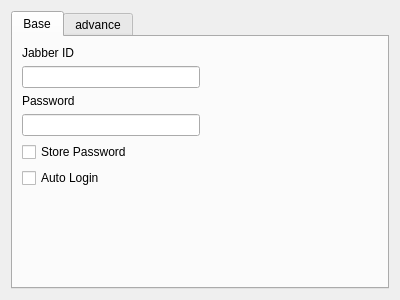
<?xml version="1.0" encoding="UTF-8"?>
<ui version="4.0">
 <class>AccountConfigWidget</class>
 <widget class="QWidget" name="AccountConfigWidget">
  <property name="geometry">
   <rect>
    <x>0</x>
    <y>0</y>
    <width>400</width>
    <height>300</height>
   </rect>
  </property>
  <property name="sizePolicy">
   <sizepolicy hsizetype="Expanding" vsizetype="Expanding">
    <horstretch>0</horstretch>
    <verstretch>0</verstretch>
   </sizepolicy>
  </property>
  <property name="minimumSize">
   <size>
    <width>400</width>
    <height>300</height>
   </size>
  </property>
  <property name="windowTitle">
   <string>Form</string>
  </property>
  <layout class="QVBoxLayout" name="verticalLayout">
   <item>
    <widget class="QTabWidget" name="tabWidget">
     <property name="currentIndex">
      <number>0</number>
     </property>
     <widget class="QWidget" name="baseTab">
      <attribute name="title">
       <string>Base</string>
      </attribute>
      <layout class="QVBoxLayout" name="verticalLayout_2">
       <item>
        <layout class="QHBoxLayout" name="horizontalLayout">
         <item>
          <layout class="QGridLayout" name="gridLayout">
           <item row="0" column="0">
            <widget class="QLabel" name="jidLabel">
             <property name="text">
              <string>Jabber ID</string>
             </property>
            </widget>
           </item>
           <item row="1" column="0">
            <widget class="QLineEdit" name="jidLineEdit"/>
           </item>
           <item row="2" column="0">
            <widget class="QLabel" name="passwordLabel">
             <property name="text">
              <string>Password</string>
             </property>
            </widget>
           </item>
           <item row="3" column="0">
            <widget class="QLineEdit" name="passwordLineEdit">
             <property name="echoMode">
              <enum>QLineEdit::Password</enum>
             </property>
            </widget>
           </item>
           <item row="4" column="0">
            <widget class="QCheckBox" name="storePasswordCheckBox">
             <property name="text">
              <string>Store Password</string>
             </property>
            </widget>
           </item>
           <item row="5" column="0">
            <widget class="QCheckBox" name="autoLoginCheckBox">
             <property name="text">
              <string>Auto Login</string>
             </property>
            </widget>
           </item>
          </layout>
         </item>
         <item>
          <spacer name="horizontalSpacer">
           <property name="orientation">
            <enum>Qt::Horizontal</enum>
           </property>
           <property name="sizeHint" stdset="0">
            <size>
             <width>40</width>
             <height>20</height>
            </size>
           </property>
          </spacer>
         </item>
        </layout>
       </item>
       <item>
        <spacer name="verticalSpacer">
         <property name="orientation">
          <enum>Qt::Vertical</enum>
         </property>
         <property name="sizeHint" stdset="0">
          <size>
           <width>20</width>
           <height>82</height>
          </size>
         </property>
        </spacer>
       </item>
      </layout>
     </widget>
     <widget class="QWidget" name="advanceTab">
      <attribute name="title">
       <string>advance</string>
      </attribute>
      <layout class="QVBoxLayout" name="verticalLayout_3">
       <item>
        <layout class="QHBoxLayout" name="horizontalLayout_2">
         <item>
          <layout class="QGridLayout" name="gridLayout_2">
           <item row="0" column="0" colspan="2">
            <widget class="QCheckBox" name="advanceCheckBox">
             <property name="text">
              <string>Edit Advance Setting</string>
             </property>
            </widget>
           </item>
           <item row="1" column="0">
            <widget class="QLabel" name="hostLabel">
             <property name="text">
              <string>Host</string>
             </property>
            </widget>
           </item>
           <item row="2" column="0" colspan="2">
            <widget class="QLineEdit" name="hostLineEdit">
             <property name="enabled">
              <bool>false</bool>
             </property>
            </widget>
           </item>
           <item row="3" column="0">
            <widget class="QLabel" name="portLlabel">
             <property name="text">
              <string>Port</string>
             </property>
            </widget>
           </item>
           <item row="4" column="0">
            <widget class="QSpinBox" name="portSpinBox">
             <property name="enabled">
              <bool>false</bool>
             </property>
             <property name="sizePolicy">
              <sizepolicy hsizetype="Minimum" vsizetype="Fixed">
               <horstretch>0</horstretch>
               <verstretch>0</verstretch>
              </sizepolicy>
             </property>
             <property name="maximum">
              <number>9999</number>
             </property>
            </widget>
           </item>
           <item row="4" column="1">
            <spacer name="horizontalSpacer_2">
             <property name="orientation">
              <enum>Qt::Horizontal</enum>
             </property>
             <property name="sizeHint" stdset="0">
              <size>
               <width>40</width>
               <height>20</height>
              </size>
             </property>
            </spacer>
           </item>
          </layout>
         </item>
         <item>
          <spacer name="horizontalSpacer_3">
           <property name="orientation">
            <enum>Qt::Horizontal</enum>
           </property>
           <property name="sizeHint" stdset="0">
            <size>
             <width>40</width>
             <height>20</height>
            </size>
           </property>
          </spacer>
         </item>
        </layout>
       </item>
       <item>
        <spacer name="verticalSpacer_2">
         <property name="orientation">
          <enum>Qt::Vertical</enum>
         </property>
         <property name="sizeHint" stdset="0">
          <size>
           <width>20</width>
           <height>109</height>
          </size>
         </property>
        </spacer>
       </item>
      </layout>
     </widget>
    </widget>
   </item>
  </layout>
 </widget>
 <resources/>
 <connections>
  <connection>
   <sender>advanceCheckBox</sender>
   <signal>toggled(bool)</signal>
   <receiver>hostLineEdit</receiver>
   <slot>setEnabled(bool)</slot>
   <hints>
    <hint type="sourcelabel">
     <x>103</x>
     <y>53</y>
    </hint>
    <hint type="destinationlabel">
     <x>100</x>
     <y>95</y>
    </hint>
   </hints>
  </connection>
  <connection>
   <sender>advanceCheckBox</sender>
   <signal>toggled(bool)</signal>
   <receiver>portSpinBox</receiver>
   <slot>setEnabled(bool)</slot>
   <hints>
    <hint type="sourcelabel">
     <x>129</x>
     <y>54</y>
    </hint>
    <hint type="destinationlabel">
     <x>61</x>
     <y>149</y>
    </hint>
   </hints>
  </connection>
 </connections>
</ui>
